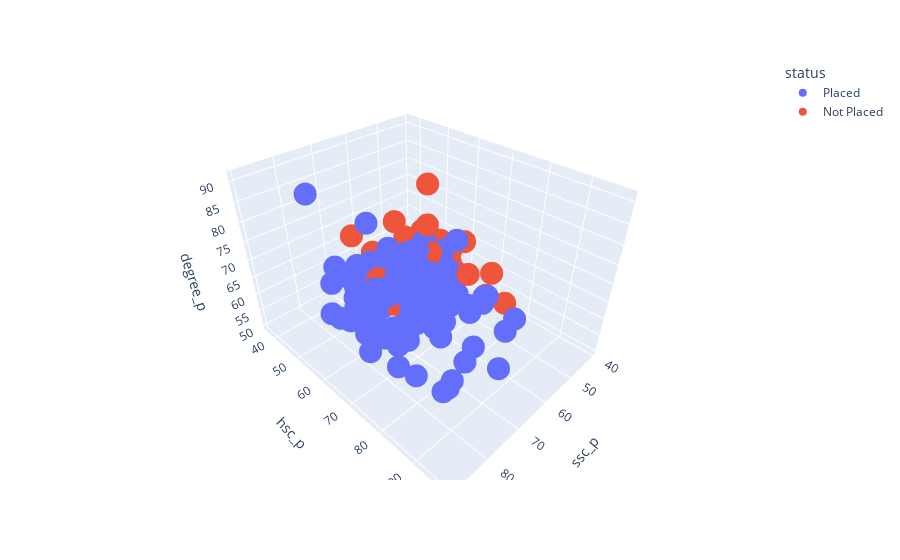

The notebook cell this image was saved under:
### Code cell
#Reason for non-placement
#looking at the 3d plot reason for non placement is scring less percentage in ssc and hsc

gen=px.scatter_3d(dataset, x="ssc_p",y="hsc_p",z="degree_p",color="status")
iplot(gen)

### Figure 1 — Plotly figure (JSON) as saved in the notebook; plotly's stock layout.template omitted (floating-point values rounded to 4 significant figures; data arrays with more than 128 entries replaced by an {"elided": "..."} marker saying what was removed)
{"data": [{"hovertemplate": "status=Placed<br>ssc_p=%{x}<br>hsc_p=%{y}<br>degree_p=%{z}<extra></extra>", "legendgroup": "Placed", "marker": {"color": "#636efa", "symbol": "circle"}, "mode": "markers", "name": "Placed", "scene": "scene", "showlegend": true, "type": "scatter3d", "x": {"elided": "148 float values"}, "y": {"elided": "148 float values"}, "z": {"elided": "148 float values"}}, {"hovertemplate": "status=Not Placed<br>ssc_p=%{x}<br>hsc_p=%{y}<br>degree_p=%{z}<extra></extra>", "legendgroup": "Not Placed", "marker": {"color": "#EF553B", "symbol": "circle"}, "mode": "markers", "name": "Not Placed", "scene": "scene", "showlegend": true, "type": "scatter3d", "x": [56, 55, 46, 58, 47, 62, 55, 63, 52.58, 62, 67, 62, 51, 74, 49, 76, 70.89, 50, 54.4, 40.89, 61, 54, 69.7, 59, 69, 63, 59.6, 52, 52, 70.5, 54, 45, 59, 61.08, 52, 51, 58, 62, 47, 66, 52, 44, 51.57, 67, 52, 55.6, 63.3, 67.9, 48, 59.96, 63.4, 52, 63, 77.8, 62, 52, 56.28, 52, 61.8, 54, 64, 52, 67, 54.2, 41, 43, 62], "y": [52, 49.8, 49.2, 70, 55, 47, 67, 66, 54.6, 67, 53, 51, 44, 63.16, 39, 64, 71.98, 37, 61.12, 45.83, 70, 47, 47, 62, 62, 67, 51, 57, 62, 62.5, 82, 57, 64, 50, 63, 54, 40, 65, 59, 64, 50, 58, 74.66, 63, 49, 51, 78.33, 62, 51, 42.16, 67.2, 52, 62, 64, 60.33, 65, 62.83, 64, 47, 77.6, 70.2, 55, 70, 63, 42, 60, 58], "z": [52, 67.25, 79, 61, 65, 50, 64, 64, 50.2, 58, 65, 52, 57, 65, 65, 72, 65.6, 52, 56.2, 53, 64, 57, 72.7, 77.5, 66, 74, 60, 50.8, 54, 61, 63, 58, 58, 54, 65, 61, 59, 60, 64, 60, 61, 55, 59.9, 64, 58, 57.5, 74, 67, 58, 61.26, 60, 55, 65, 64.2, 64.21, 57, 59.79, 61, 54.38, 69.2, 61, 56.3, 65, 58, 60, 65, 53]}], "layout": {"legend": {"title": {"text": "status"}, "tracegroupgap": 0}, "margin": {"t": 60}, "scene": {"domain": {"x": [0, 1], "y": [0, 1]}, "xaxis": {"title": {"text": "ssc_p"}}, "yaxis": {"title": {"text": "hsc_p"}}, "zaxis": {"title": {"text": "degree_p"}}}}}
